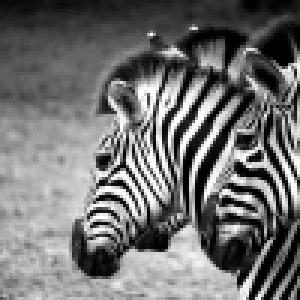
#> input picture part2/A.png, 100 x 100 px (shown 3 times larger)
$ python part2_c.py
#> lines starting #> are read from the running program, lines starting #| are printed output that depends on the picture
from PIL import Image


def main():
    threshold = 120
    print("Threshold is: " + str(threshold))

    image = Image.open('A.png')
#> image is the input picture: PIL image 100x100 P; min 0, max 255, mean 112.6
    width, height = image.size
#> width = 100; height = 100

    new_image = Image.new('RGB', (width, height))
#> new_image: PIL image 100x100 RGB; every value is 0
    pix2 = new_image.load()

    for x in range(width):
        for y in range(height):
            if image.getpixel((x, y)) > threshold:
                pix2[x, y] = (255, 0, 0)
            else:
                pix2[x, y] = (0, 0, 0)

    new_image.save('result_c.png', 'png')
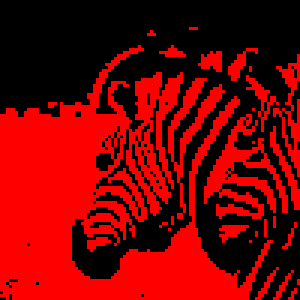
#> saved as result_c.png: PIL image 100x100 RGB (shown 3 times larger); mean R, G, B 118.8, 0, 0
    new_image.show()
    print("\n\"result_c.png\" has been created successfully!")


if __name__ == "__main__":
    main()
